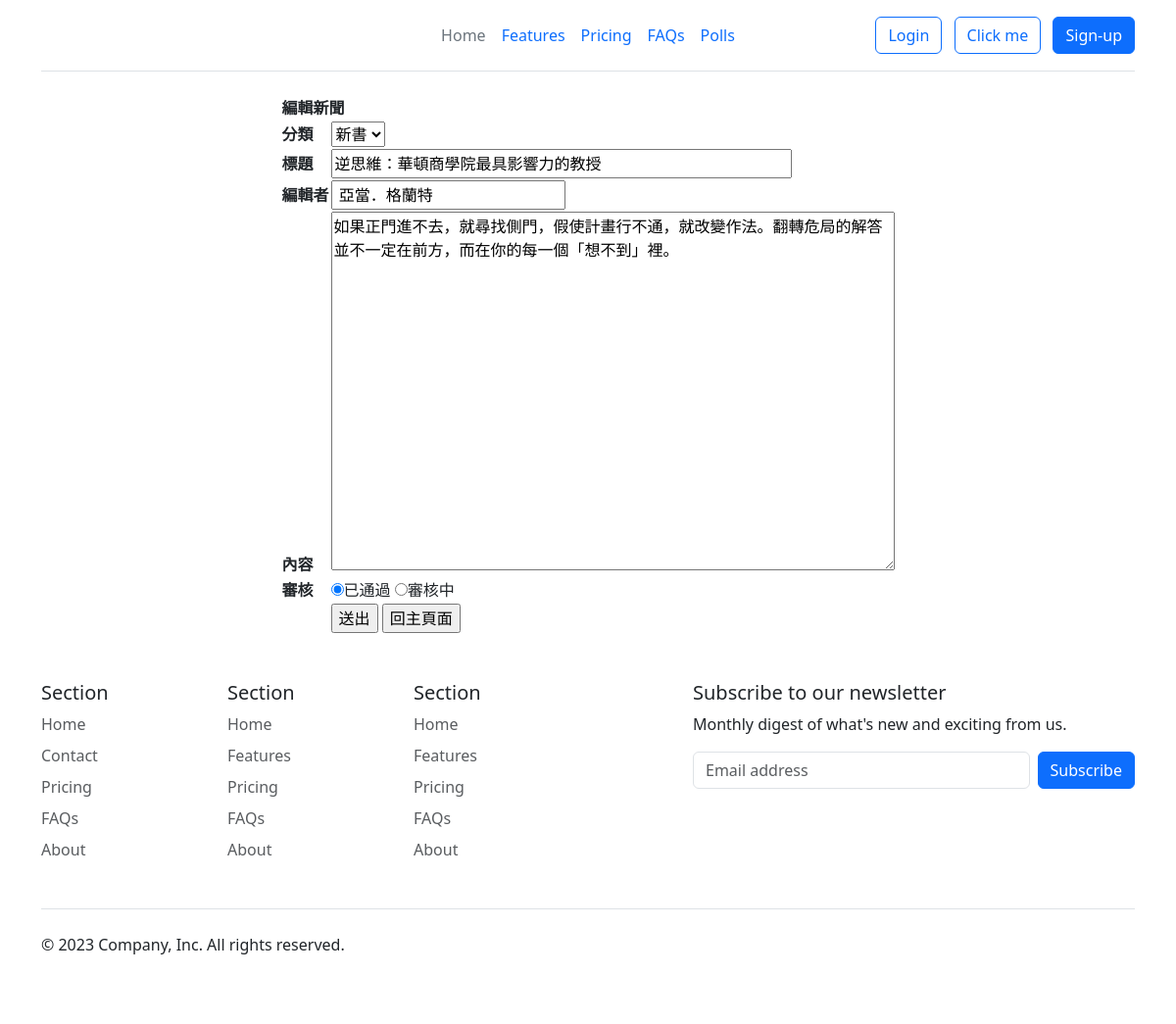
Page /AnnounceSystem/editnews/12 on the committed database.
### AnnounceSystem/models.py (models this page shows, shortened)
class NewsUnit(models.Model):
    catego = models.CharField(max_length=10, null=False)
    nickname = models.CharField(max_length=20, null=False)
    title = models.CharField(max_length=50, null=False)
    message = models.TextField(null=False)
    pubtime = models.DateTimeField(auto_now=True)
    enabled = models.BooleanField(default=False)
    press = models.IntegerField(default=0)

### AnnounceSystem/views.py (the view, shortened to what this page needs)
# urls.py: path('editnews/', views.newsedit, name='newsedit'),
def newsedit(request, newsid=None, edittype=None):
	unit = NewsUnit.objects.get(id=newsid)
	categories = ["公告", "更新", "活動", "新書", "其他"]
	if edittype == None:
		type = unit.catego
		subject = unit.title
		editor = unit.nickname
		content = unit.message
		ok = unit.enabled
	return render(request, "AnnounceSystem/newsedit.html", locals())

### AnnounceSystem/templates/AnnounceSystem/newsedit.html (shortened to what this page needs)
{% extends "AnnounceSystem/base.html" %}
{% load static %}
{% block content %}
    <div class="contentbox">
        <form action="{% url 'AnnounceSystem:newsedit' newsid=newsid edittype=1 %}" id="form1" name="form1" method="POST">
            <table align="center">
                <tr>
                    <th colspan="2" align="left"> 編輯新聞</th>
                </tr>
                <tr>
                    <td valign="baseline"><strong>分類</strong></td>
                    <td valign="baseline">
                        <select name="news_type" id="news_type">
                            {% for category in categories %}
                            {% if type == category %}
                                <option value={{category}} selected="selected">{{category}}</option>
                            {% else %}
                                <option value={{category}}>{{category}}</option>
                            {% endif %}
                            {% endfor %}
                        </select>
                    </td>
                </tr>
                <tr>
                    <td valign="baseline"><strong>標題</strong></td>
                    <td valign="baseline"><input name="news_subject" type="text" id="news_subject" size="45" value="{{subject}}" /></td>
                </tr>
                <tr>
                    <td valign="baseline"><strong>編輯者</strong></td>
                    <td valign="baseline"><input type="text" name="news_editor" id="news_editor" value="{{editor}}" /></td>
                </tr>
                <tr>
                    <td valign="baseline"><strong>內容</strong></td>
                    <td valign="baseline"><textarea name="news_content" id="news_content" cols="60" rows="15">{{content}}</textarea></td>
                </tr>
                <tr>
                    <td valign="baseline"><strong>審核</strong></td>
                    <td valign="baseline">
                        {% if ok %}
                        <input type="radio" name="news_ok" id="news_ok2" value="yes" checked="checked" />已通過
                        <input name="news_ok" type="radio" id="news_ok" value="no" />審核中
                        {% else %}
                        <input type="radio" name="news_ok" id="news_ok2" value="yes" />已通過
                        <input name="news_ok" type="radio" id="news_ok" value="no" checked="checked" />審核中
                        {% endif %}
                    </td>
                </tr>
                <tr>
                    <td>&nbsp;</td>
                    <td><input type="submit" name="button" id="button" value="送出" />
                        <input type="button" name="button3" id="button3" value="回主頁面" onclick="location.href='{% url 'AnnounceSystem:showData' %}'" /></td>
                </tr>
            </table>
        </form>
    </div>
{% endblock %}

### rows in the picture
NewsUnit: news_type "新書", news_subject "逆思維：華頓商學院最具影響力的教授", news_editor "亞當．格蘭特", news_content "如果正門進不去，就尋找側門，假使計畫行不通，就改變作法。翻轉危局的解答並不一定在前方，而在你的每一個「想不到」裡。"
